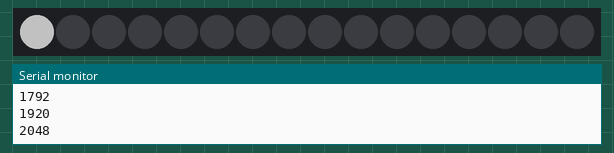
Simulated run of this sketch. Board: Arduino Uno, built with avr-gcc and run on an emulated ATmega328P. Shown: 16 RGB LEDs in strip order, left to right, the last lines printed to the serial monitor. Dim RGB values are drawn brighter than linear.

Above: at 0.47 s.
At 4.86 s:
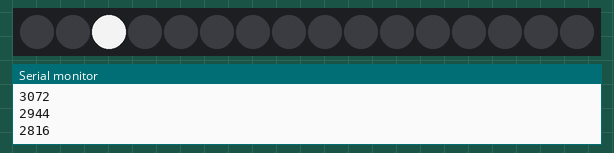
At 9.25 s:
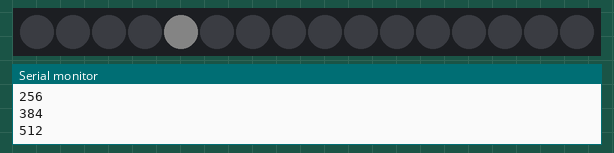
At 19.91 s:
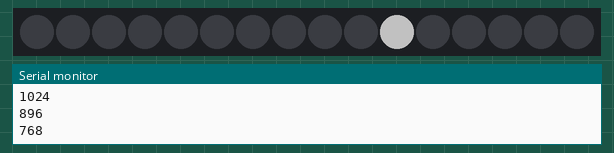
At 29.32 s:
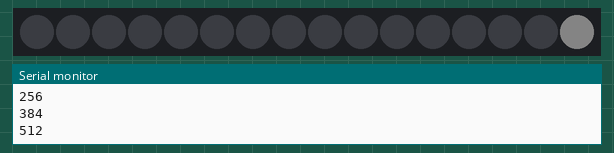
At 39.66 s:
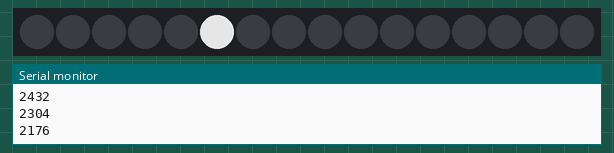

The sketch:

BasicUse.ino
```cpp
/*
    Basic Pin setup:
    ------------                                  ---u----
    ARDUINO   13|-> SCLK (pin 25)           OUT1 |1     28| OUT channel 0
              12|                           OUT2 |2     27|-> GND (VPRG)
              11|-> SIN (pin 26)            OUT3 |3     26|-> SIN (pin 11)
              10|-> BLANK (pin 23)          OUT4 |4     25|-> SCLK (pin 13)
               9|-> XLAT (pin 24)             .  |5     24|-> XLAT (pin 9)
               8|                             .  |6     23|-> BLANK (pin 10)
               7|                             .  |7     22|-> GND
               6|                             .  |8     21|-> VCC (+5V)
               5|                             .  |9     20|-> 2K Resistor -> GND
               4|                             .  |10    19|-> +5V (DCPRG)
               3|-> GSCLK (pin 18)            .  |11    18|-> GSCLK (pin 3)
               2|                             .  |12    17|-> SOUT
               1|                             .  |13    16|-> XERR
               0|                           OUT14|14    15| OUT channel 15
    ------------                                  --------

    -  Put the longer leg (anode) of the LEDs in the +5V and the shorter leg
         (cathode) in OUT(0-15).
    -  +5V from Arduino -> TLC pin 21 and 19     (VCC and DCPRG)
    -  GND from Arduino -> TLC pin 22 and 27     (GND and VPRG)
    -  digital 3        -> TLC pin 18            (GSCLK)
    -  digital 9        -> TLC pin 24            (XLAT)
    -  digital 10       -> TLC pin 23            (BLANK)
    -  digital 11       -> TLC pin 26            (SIN)
    -  digital 13       -> TLC pin 25            (SCLK)
    -  The 2K resistor between TLC pin 20 and GND will let ~20mA through each
       LED.  To be precise, it's I = 39.06 / R (in ohms).  This doesn't depend
       on the LED driving voltage.
    - (Optional): put a pull-up resistor (~10k) between +5V and BLANK so that
                  all the LEDs will turn off when the Arduino is reset.

    If you are daisy-chaining more than one TLC, connect the SOUT of the first
    TLC to the SIN of the next.  All the other pins should just be connected
    together:
        BLANK on Arduino -> BLANK of TLC1 -> BLANK of TLC2 -> ...
        XLAT on Arduino  -> XLAT of TLC1  -> XLAT of TLC2  -> ...
    The one exception is that each TLC needs it's own resistor between pin 20
    and GND.

    This library uses the PWM output ability of digital pins 3, 9, 10, and 11.
    Do not use analogWrite(...) on these pins.

    This sketch does the Knight Rider strobe across a line of LEDs.

    Alex Leone <acleone ~AT~ gmail.com>, 2009-02-03 */

#include "Tlc5940.h"

void setup()
{
  /* Call Tlc.init() to setup the tlc.
     You can optionally pass an initial PWM value (0 - 4095) for all channels.*/
  Tlc.init(0);
  Tlc.update();
  Serial.begin(9600);
}

/* This loop will create a Knight Rider-like effect if you have LEDs plugged
   into all the TLC outputs.  NUM_TLCS is defined in "tlc_config.h" in the
   library folder.  After editing tlc_config.h for your setup, delete the
   Tlc5940.o file to save the changes. */

void loop()
{
  for (int channel = 0; channel < 16; channel ++) {
    uint16_t val = 0;
    Serial.println(channel);
    while (val < 32) {
      val ++ ;
      Tlc.set(channel, constrain(128 * val, 0, 4095));  // nunca dejar un valor mayor a 4095
      delay(25);
      Tlc.update();
      Serial.println(128 * val);
    }


    while (val > 0) {
      val --;
      Tlc.set(channel, 128 * val);
      delay(25);
      Tlc.update();
      Serial.println(128 * val);

    }
  }

}
```
